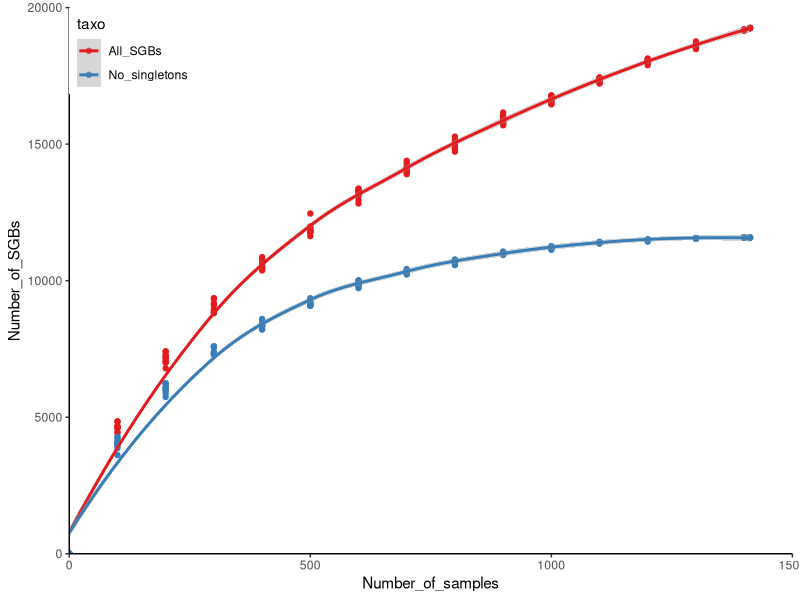
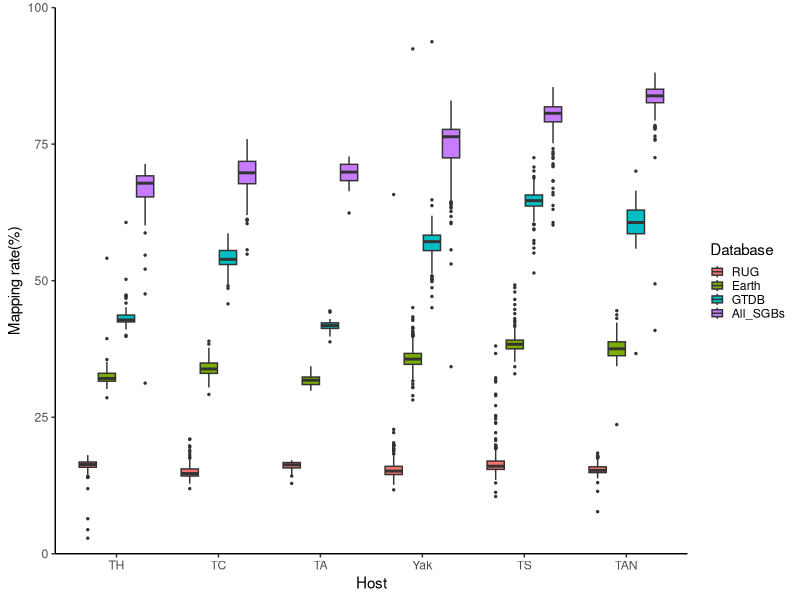
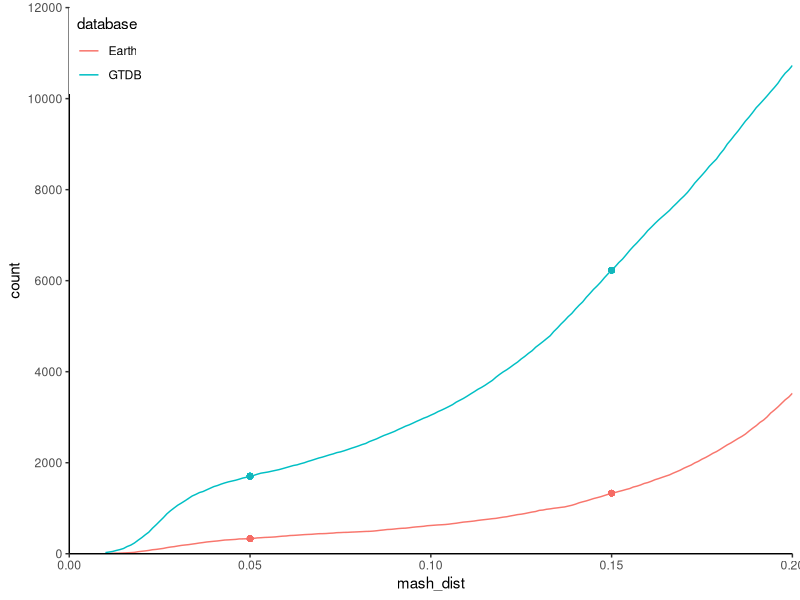
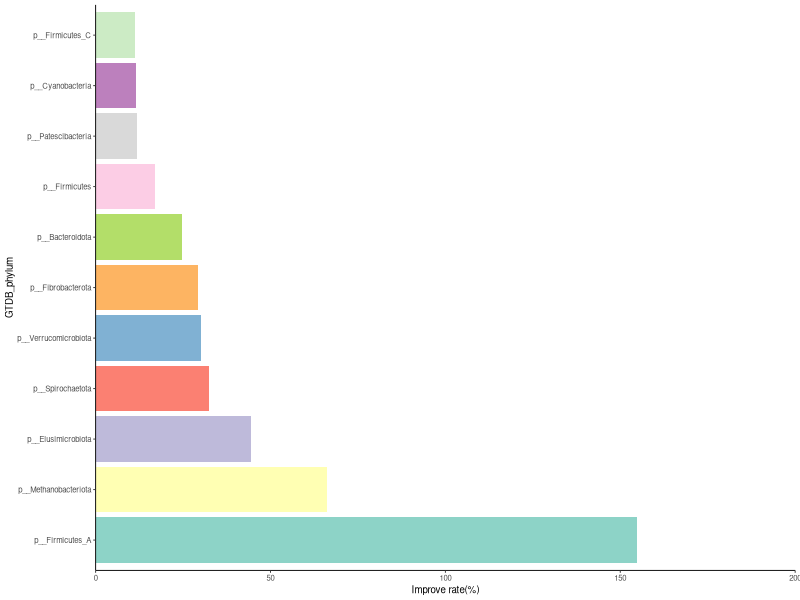

Generate these figures, in order, with R:
# Figure 2. The characteristics and phylogenetic tree of our non-human mammalians microbial reference genomes dataset.
library(tidyverse)
library(ggplot2)

## a.A rarefaction curve for the assessment of SGB obtained.
dset.a <- read_csv("0.data/dset.fig2A.csv")

plot.a <- ggplot(dset.a, aes(x = Number_of_samples, y = Number_of_SGBs, color = taxo)) +
  geom_point() +
  geom_smooth() +
  scale_colour_brewer(palette = "Set1") +
  scale_y_continuous(expand = c(0, 0), limits = c(0, 20000)) +
  scale_x_continuous(expand = c(0, 0), limits = c(0, 1500)) +
  theme_classic(base_family = "Helvetica") +
  theme(legend.position = c(0,1), legend.justification = c(0, 1))

ggsave("1.result/Fig2A.curve.pdf", plot.a, width = 3.5, height = 3)

## b.The mapping rates of our sample reads to different metagenomic datasets.
dset.b <- read_csv("0.data/dset.fig2B.csv")
dset.b$Database <- factor(dset.b$Database, levels = c("RUG","Earth","GTDB","All_SGBs"))

plot.b <- ggplot(dset.b, aes(x = Host, y = Mapping_rate, fill = Database)) +
  geom_boxplot(outlier.size = 0.5) +
  labs(x = 'Host', y = 'Mapping rate(%)') + 
  scale_x_discrete(limits=c("TH","TC", "TA","Yak","TS","TAN")) +
  scale_y_continuous(expand = c(0, 0), limits = c(0, 100)) +
  theme_classic(base_family = "Helvetica") +
  theme(legend.key.size = unit(10, "pt"))
  
ggsave("1.result/Fig2B.mapping_rate.pdf", plot.b, width = 5.5, height = 3)

## c.The Mash distance among our identified SGBs and other known SGBs released by Genome Taxonomy database (GTDB 05-RS95) and Earth Microbiome Project
dset.c <- read_csv("0.data/dset.fig2C.csv")

dist.p <- ggplot(dset.c) + 
  geom_line(aes(x = mash_dist, y = count, color = database)) +
  geom_point(aes(x = 0.05, 1705), color = "#13b6bb") +
  geom_point(aes(x = 0.05, 334), color = "#f56b64") +
  geom_point(aes(x = 0.15, 6230), color = "#13b6bb") +
  geom_point(aes(x = 0.15, 1331), color = "#f56b64") +
  scale_x_continuous(expand = c(0, 0), limits = c(0, 0.2)) +
  scale_y_continuous(expand = c(0, 0), limits = c(0, 12000), breaks = seq(0,12000,2000)) +
  theme_classic(base_family = "Helvetica") +
  theme(legend.position = c(0,1), legend.justification = c(0, 1))

ggsave("1.result/Fig2C.mash.pdf", dist.p, width = 3.5, height = 3)

## d. Compared with GTDB database, assessing the  percentage rate of expanding the microbial genomic diversity at the phylum level.
dset.d <- read_csv("0.data/dset.fig2D.csv") %>% 
  filter(improve_rate > 10 & QTP_freq > 5)

dset.d$GTDB_phylum <- factor(dset.d$GTDB_phylum, levels = dset.d$GTDB_phylum)
uc.p <- ggplot(dset.d, aes(x = improve_rate, y = GTDB_phylum, fill = GTDB_phylum)) + 
  geom_col() + 
  scale_fill_brewer(palette = "Set3") +
  scale_x_continuous(expand = c(0, 0), limits = c(0, 200), breaks = seq(0, 200, 50)) + 
  theme_classic(base_size = 7, base_family = "Helvetica") + 
  xlab("Improve rate(%)") + 
  guides(fill = FALSE)

ggsave("1.result/Fig2D.Imporve_GTDB.pdf", uc.p, width = 3.5, height = 3)
